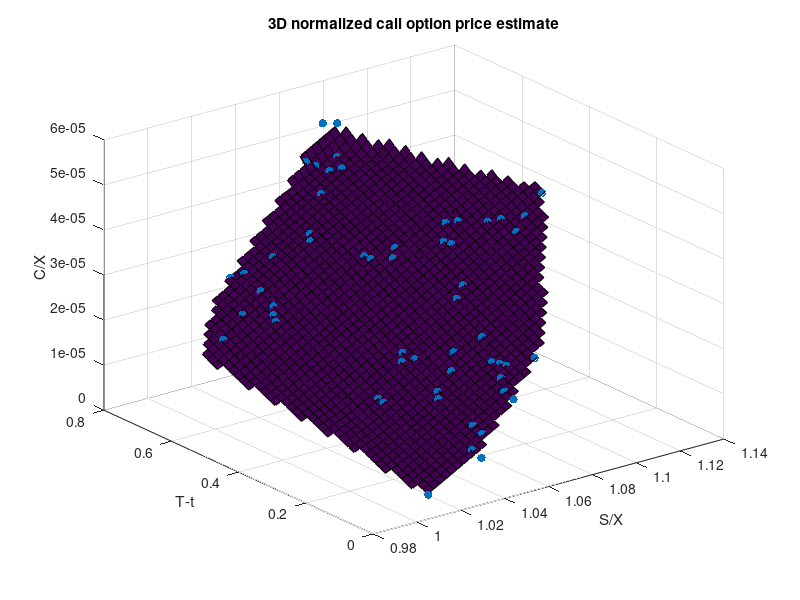
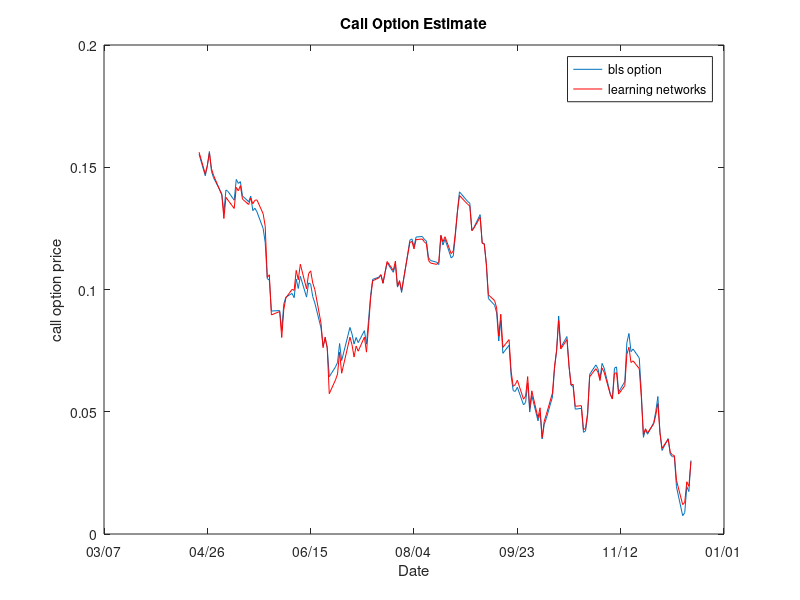
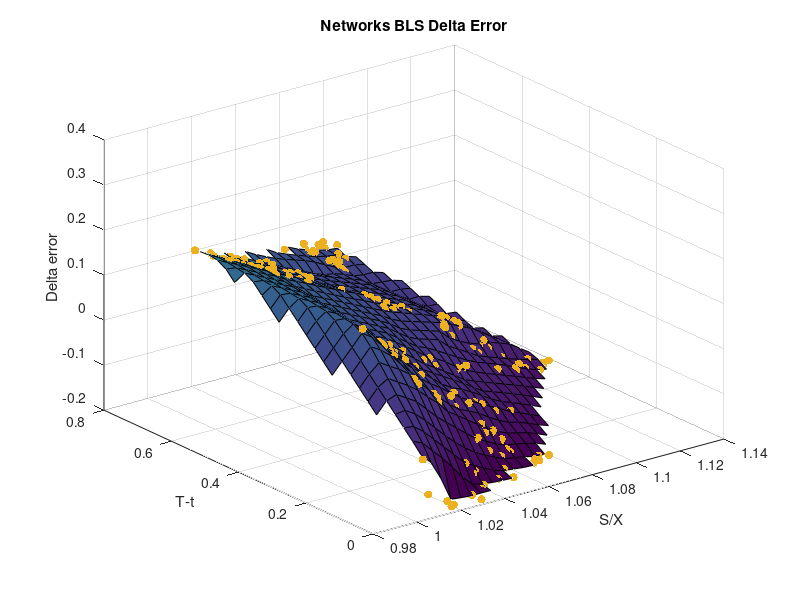

These charts were generated, in order, by the following MATLAB code:
%% Import data from text file.
load('workbook.mat')
strike_price_2925 = 2925;

%% daily return

dailyreturn = [];
for p = 1:length(price)-1
    dailyreturn = [dailyreturn; price(p+1)-price(p)];
end


%% estimate volatility
esti_vector = [];
for j = 1:length(dailyreturn)-55
    standard = (sqrt(var(dailyreturn(j:j+55)))/100) *(sqrt((167-j)/222));
    esti_vector = [esti_vector;standard];
end


%% price estimate
price_esti = price((length(price)/4)+1:end);
call_vector = [];
for day = 1:length(price_esti)
    [Call] = blsprice(price_esti(day), 2925, 0.06, (166-day)/222, esti_vector(day));
    call_vector = [call_vector; Call];
end
normalized_call = call_vector / strike_price_2925;


%% construct data for RBF model
normalized_price = price_esti/strike_price_2925;
time = [166:-1:1]';
time_to_maturity = time / 222;
X = [normalized_price time_to_maturity];
GMM = fitgmdist(X,4);
covariance = cov(X);
mu = GMM.mu;
proportion = GMM.ComponentProportion;


X_t = X';
lambda_1 = proportion(1);
mean_1 = mu(1, :);

lambda_2 = proportion(2);
mean_2 = mu(2, :);

lambda_3 = proportion(3);
mean_3 = mu(3, :);

lambda_4 = proportion(4);
mean_4 = mu(4, :);

rbf_1 = [];
rbf_2 = [];
rbf_3 = [];
rbf_4 = [];

for i = 1:length(X_t)
    one = ((X_t(:,i) - mean_1')'*covariance*(X_t(:,i) - mean_1'))^(1/2);
    two = ((X_t(:,i) - mean_2')'*covariance*(X_t(:,i) - mean_2'))^(1/2);
    three = ((X_t(:,i) - mean_3')'*covariance*(X_t(:,i) - mean_3'))^(1/2);
    four = ((X_t(:,i) - mean_4')'*covariance*(X_t(:,i) - mean_4'))^(1/2);
    rbf_1 = [rbf_1; one];
    rbf_2 = [rbf_2; two];
    rbf_3 = [rbf_3; three];
    rbf_4 = [rbf_4; four];
end

cons = ones(166,1);
design_m = [rbf_1 rbf_2 rbf_3 rbf_4 X(:,1) X(:,2) cons];

params = design_m \ normalized_call;
estimate_price =  design_m * params;


%% plot 
X_1 = X(:,1);
X_2 = X(:,2);

x_array = linspace(min(X_1), max(X_1), 50);
y_array = linspace(min(X_2), max(X_2), 50);
[X_plot, Y_plot] = meshgrid(x_array, y_array);
Z_plot = griddata(X_1, X_2, estimate_price/strike_price_2925, X_plot, Y_plot);
surf(X_plot, Y_plot, Z_plot);

[X_plot, Y_plot] = meshgrid(X_1(1:4:end), X(1:4:end));
normalized_estimate = estimate_price / strike_price_2925;
Z_plot = griddata(X(:,1), X(:,2), estimate_price, X_plot, Y_plot);
hold on 
scatter3(X_1(1:3:end), X_2(1:3:end), normalized_estimate(1:3:end), 'filled', 'black');
hold off
xlabel('S/X');
ylabel('T-t');
zlabel('C/X');
title('3D normalized call option price estimate')
    

%% linear estimation vs. bls estimation
figure(2);
date_quarter = date((length(date)/4) + 1:end);
plot(date_quarter, normalized_call);
hold on 
plot(date_quarter, estimate_price,'r');
title('Call Option Estimate')
hold off 
datetick('x','mm/dd', 'keepticks');

xlabel('Date');
ylabel('call option price');
legend('bls option', 'learning networks');



%% delta 
delta_vector = [];
for i = 1:length(X)
    current_point = X(i,:);
    derivative_11 = covariance * ((current_point - mean_1)');
    derivative_12 = (current_point - mean_1)*covariance*((current_point-mean_1)');
    derivative_13 = (1/sqrt(derivative_12)) * params(1) * derivative_11;

    derivative_21 = covariance * ((current_point - mean_2)');
    derivative_22 = (current_point - mean_2)*covariance*((current_point-mean_2)');
    derivative_23 = (1/sqrt(derivative_22)) * params(2) * derivative_21;

    derivative_31 = covariance * ((current_point - mean_3)');
    derivative_32 = (current_point - mean_3)*covariance*((current_point-mean_3)');
    derivative_33 = (1/sqrt(derivative_32)) * params(3) * derivative_31;

    derivative_41 = covariance * ((current_point - mean_4)');
    derivative_42 = (current_point - mean_4)*covariance*((current_point-mean_4)');
    derivative_43 = (1/sqrt(derivative_42)) * params(4) * derivative_41;
    delta = derivative_13(1) + derivative_23(1) + derivative_33(1) + derivative_43(1) + params(5);
    delta_vector = [delta_vector; delta];
end


%% plot 
Z_plot = griddata(X_1, X_2, delta_vector, X_plot, Y_plot);
figure(3);
scatter3(X(:,1), X(:,2), delta_vector, 'filled', 'black');
hold on
surf(X_plot,Y_plot, Z_plot)
hold off


%% call price error 
call_price_error =  estimate_price - normalized_call;


Z_plot = griddata(X_1, X_2, call_price_error, X_plot, Y_plot);

surf(X_plot,Y_plot, Z_plot)
hold on 
scatter3(X_1, X_2, call_price_error, 'filled', 'black')

hold off
xlabel('S/X')
ylabel('T-t')
zlabel('call price error')
title('Networks BLS option error')


%% delta error 
call_vector = [];
bls_call_delta = [];
for day = 1:length(price_esti)
    [call_delta, putdelta] = blsdelta(price_esti(day), 2925, 0.06, (167-day)/222, esti_vector(day), 0);
    bls_call_delta = [bls_call_delta; call_delta];
end

delta_error = delta_vector - bls_call_delta;
X_1 = X(:,1);
X_2 = X(:,2);
x_array = linspace(min(X_1),max(X_1), 30);
y_array = linspace(min(X_2),max(X_2), 30);

[X_plot, Y_plot] = meshgrid(x_array, y_array);
Z_plot = griddata(X_1, X_2, delta_error, X_plot, Y_plot);

% surf(X_plot,Y_plot, Z_plot, 'FaceColor','white','EdgeColor','blue', 'LineWidth',.5)

surf(X_plot,Y_plot, Z_plot)
hold on 
scatter3(X(:,1), X(:,2), delta_error, 'filled', 'black');
hold off
xlabel('S/X')
ylabel('T-t')
zlabel('Delta error')
title('Networks BLS Delta Error')
